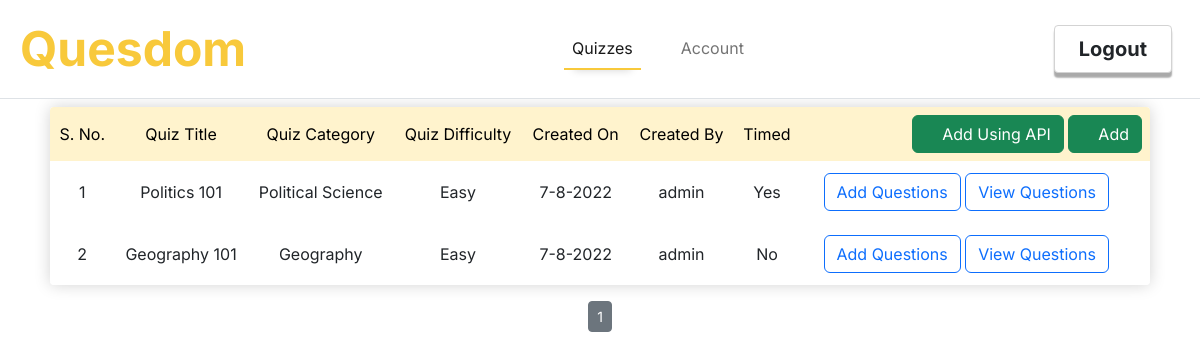
/admin/indexquiz (signed in), run on an earlier commit of the app's database.
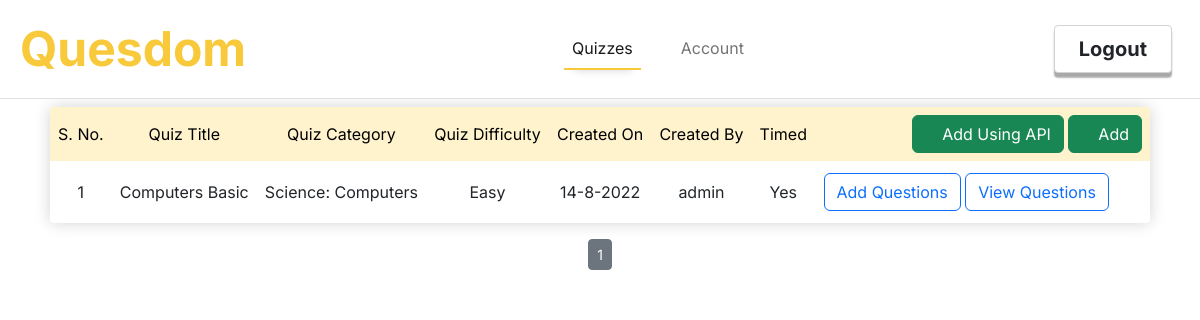
And on a later commit of the database.
### quesdom/models.py (models this page shows, shortened)
class Quizzes(db.Model):
    id = db.Column(db.Integer, primary_key = True)
    quiz_title = db.Column(db.String(30), nullable= False)
    quiz_description = db.Column(db.String(200), nullable=False)
    quiz_category = db.Column(db.String(20), nullable=False)
    quiz_difficulty = db.Column(db.String(10), nullable=False)
    timed = db.Column(db.Boolean, nullable = False)
    date_created = db.Column(db.DateTime, nullable=False, default=datetime.utcnow)
    author = db.Column(db.Integer, db.ForeignKey('users.id'), nullable=False)
    created_by = db.relationship('Users',backref='created_by',lazy=True)
    questions = db.relationship('Questions',backref='contains',cascade="all, delete-orphan",lazy=True)
    class_id = db.Column(db.Integer, db.ForeignKey('classrooms.id'), nullable=True)

class Users(db.Model, UserMixin):
    id = db.Column(db.Integer, primary_key = True)
    username = db.Column(db.String(30), unique=True, nullable= False)
    email = db.Column(db.String(50), unique=True,nullable=False)
    password = db.Column(db.String(60), nullable=False)
    role = db.Column(db.String(20), nullable=False)
    answers = db.relationship('Answers',backref='answers',lazy=True)
    quizzes = db.relationship('Quizzes',backref='quizzes',lazy=True)
    tr_id = db.Column(db.Integer, db.ForeignKey('teachers.id'), nullable = True)
    stu_id = db.Column(db.Integer, db.ForeignKey('students.id'), nullable = True)

### quesdom/routes.py (the view)
@app.route('/admin/indexquiz')
@login_required
def admin_indexquiz():
    if not (current_user.role == 'Admin'):
        flash('You are not authorized to access this page!',category='info')
        return redirect(url_for('home'))
    if Quizzes.query.filter_by(author=current_user.id).count() == 0:
        flash('No quizzes found, please add a quiz!','info')
    page = request.args.get('page',1,int)
    quizzes = Quizzes.query.filter_by(author=current_user.id).paginate(per_page = 5,page=page)
    return render_template('admin_indexquiz.html',title='All Quizzes',quizzes = quizzes)

### quesdom/models.py (called while the page is built)
@login_manager.user_loader
def load_user(user_id):
    return Users.query.get(int(user_id))

### quesdom/templates/admin_indexquiz.html (shortened to what this page needs)
{%extends "admin_layout.html"%}
{%block content%}
<div class="row overflow-auto p-4 p-md-2">
    <div class="col" >
        <table class="table bg-opacity-50 table-borderless bg-white mytable text-center rounded-1 overflow-hidden">
            <tr class="table-warning" valign="middle">
                <td>
                    S. No.
                </td>
                <td>
                    Quiz Title
                </td>
                <td>
                    Quiz Category
                </td>
                <td>
                    Quiz Difficulty
                </td>
                <td>
                    Created On
                </td>
                <td>
                    Created By
                </td>
                <td>
                    Timed
                </td>
                <td class="text-end">
                    <a class="btn btn-success" href="{{url_for('admin_createquizfromapi')}}"><i class="bi bi-plus-circle"></i> Add Using API</a>
                    <a class="btn btn-success" href="{{url_for('admin_createquiz')}}"><i class="bi bi-plus-circle"></i> Add</a>
                </td>
            </tr>
            {%for quiz in quizzes.items%}
                <tr valign="middle" >
                    <td>
                        {{loop.index+((quizzes.page-1)*quizzes.per_page)}}
                    </td>
                    <td>
                        {{quiz.quiz_title}}
                    </td>
                    <td>
                        {{quiz.quiz_category}}
                    </td>
                    <td>
                        {{quiz.quiz_difficulty}}
                    </td>
                    <td>
                        {{quiz.date_created.day}}-{{quiz.date_created.month}}-{{quiz.date_created.year}}
                    </td>
                    <td>
                        {{quiz.created_by.username}}
                    </td>
                    <td>
                        {% if quiz.timed %}
                        Yes
                        {% else %}
                        No
                        {% endif %}
                    </td>
                    <td class="text-nowrap text-end">
                        <a class="btn btn-outline-primary " href="{{url_for('admin_createquestion',quiz_id=quiz.id)}}">Add Questions</a>
                        <a class="btn btn-outline-primary " href="{{url_for('admin_indexquestions',quiz_id=quiz.id)}}">View Questions</a>
                        <a class="btn btn-link p-1 " href="{{url_for('admin_deletequiz')}}" data-bs-quizid = {{quiz.id}} data-bs-toggle="modal" data-bs-target="#deleteModal"><i class="text-danger fs-4 bi bi-trash3-fill fs-auto"></i></a>
                    </td>
                </tr>
            {%endfor%}
        </table>
        <div class="page-links text-center">
            {% for page_num in quizzes.iter_pages() %}
            {% if page_num %}
                {% if quizzes.page == page_num %}
                    <a class="active btn btn-outline-secondary btn-sm" href="{{url_for('admin_indexquiz',page=page_num)}}">{{page_num}}</a>
                {% else %}
                    <a class="btn btn-outline-secondary btn-sm" href="{{url_for('admin_indexquiz',page=page_num)}}">{{page_num}}</a>
                {% endif %}
            {% else %}
                <span class="btn btn-outline-secondary btn-sm">...</span>
            {% endif %}
        {% endfor %}
        </div>
    </div>
</div>
{%endblock%}

What changed in the data, as far as the page shows it:
removed Quizzes: quiz_title "Politics 101", quiz_category "Political Science", quiz_difficulty "Easy", date_created.day "7", date_created.month "8", date_created.year "2022", created_by.username "admin", timed "Yes"
removed Quizzes: quiz_title "Geography 101", quiz_category "Geography", quiz_difficulty "Easy", date_created.day "7", date_created.month "8", date_created.year "2022", created_by.username "admin", timed "No"
added Quizzes: quiz_title "Computers Basic", quiz_category "Science: Computers", quiz_difficulty "Easy", date_created.day "14", date_created.month "8", date_created.year "2022", created_by.username "admin", timed "Yes"
